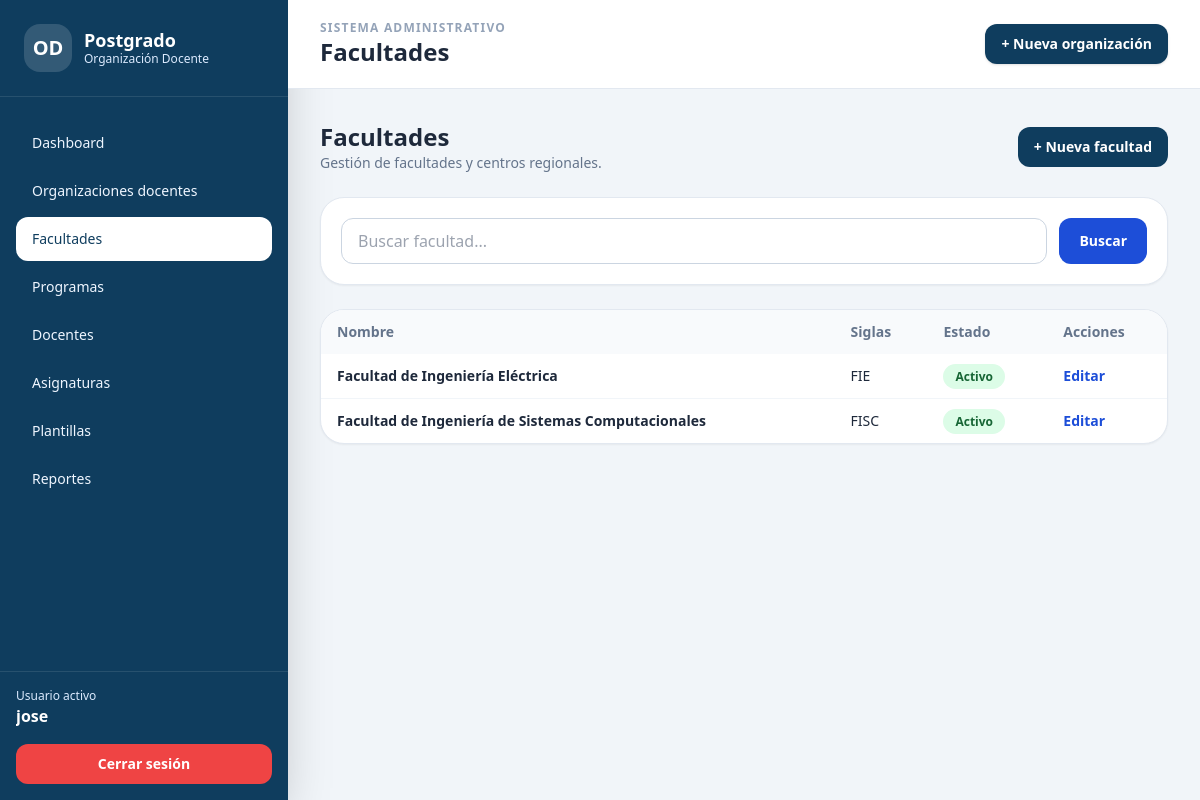
The app's page /facultades/ (signed in), older data.
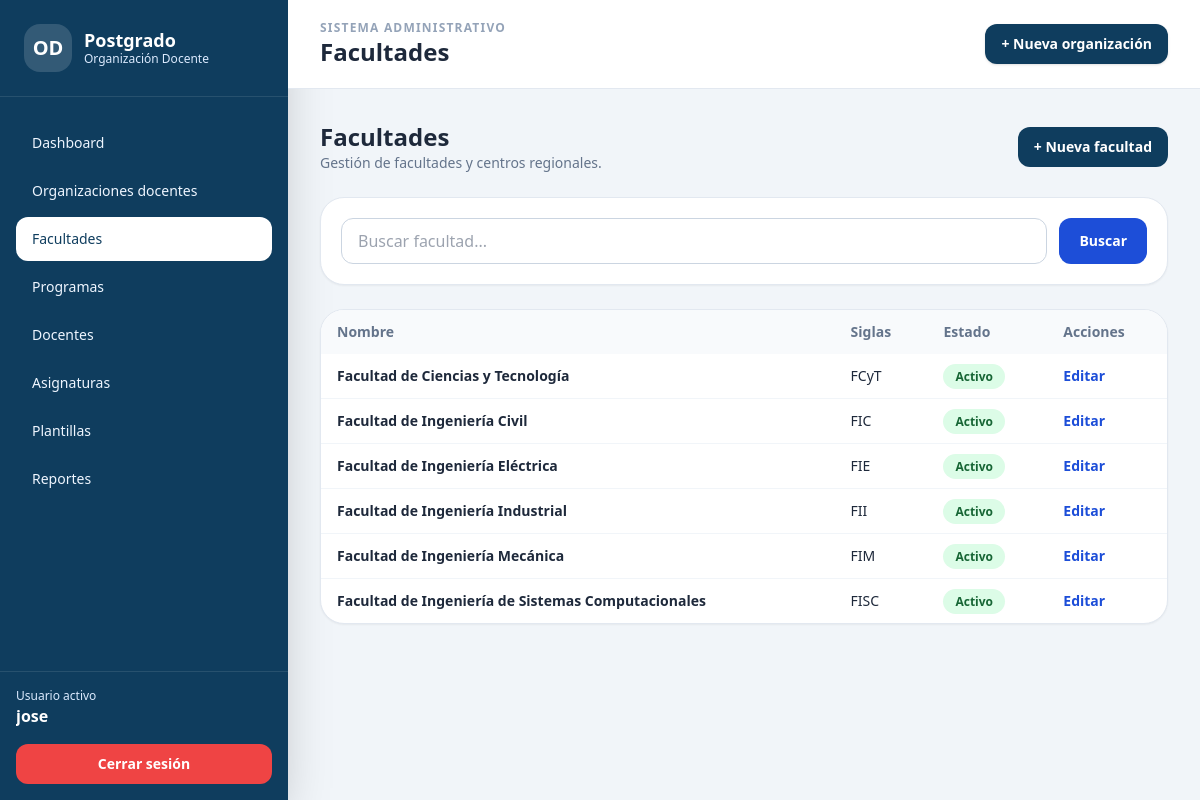
The same page, newer data.
### organizacion_docente/models.py (models this page shows, shortened)
class ModeloBase(models.Model):
    creado_en = models.DateTimeField(auto_now_add=True)
    actualizado_en = models.DateTimeField(auto_now=True)
    class Meta:
        abstract = True

class Facultad(ModeloBase):
    nombre = models.CharField(
        max_length=150,
        unique=True,
        verbose_name="Nombre de la facultad"
    )
    siglas = models.CharField(
        max_length=20,
        blank=True,
        null=True,
        verbose_name="Siglas"
    )
    activo = models.BooleanField(
        default=True,
        verbose_name="Activo"
    )
    class Meta:
        verbose_name = "Facultad"
        verbose_name_plural = "Facultades"
        ordering = ["nombre"]

### organizacion_docente/views.py (the view)
@login_required
def facultad_listado(request):
    facultades = Facultad.objects.all().order_by("nombre")
    q = request.GET.get("q")
    if q:
        facultades = facultades.filter(
            Q(nombre__icontains=q)
            | Q(siglas__icontains=q)
        )
    page_obj = paginar_queryset(request, facultades, cantidad=15)
    context = {
        "titulo": "Facultades",
        "facultades": page_obj,
        "page_obj": page_obj,
        "q": q,
    }
    return render(
        request,
        "organizacion_docente/facultad_list.html",
        context
    )

### organizacion_docente/views.py (called while the page is built)
def paginar_queryset(request, queryset, cantidad=15):
    paginator = Paginator(queryset, cantidad)
    numero_pagina = request.GET.get("page")
    return paginator.get_page(numero_pagina)

### templates/organizacion_docente/facultad_list.html (shortened to what this page needs)
{% extends "base.html" %}
{% block header %}Facultades{% endblock %}
{% block content %}
<div class="flex items-center justify-between mb-6">
    <div>
        <h3 class="text-2xl font-black text-slate-800">Facultades</h3>
        <p class="text-sm text-slate-500">Gestión de facultades y centros regionales.</p>
    </div>
    <a href="{% url 'facultad_crear' %}" class="rounded-xl bg-[#0f3d5e] px-4 py-2.5 text-sm font-bold text-white hover:bg-[#115b83]">
        + Nueva facultad
    </a>
</div>
<div class="bg-white rounded-3xl border border-slate-200 shadow-sm p-5 mb-6">
    <form method="get" class="flex gap-3">
        <input type="text" name="q" value="{{ q|default:'' }}" placeholder="Buscar facultad..."
               class="w-full rounded-xl border border-slate-300 px-4 py-2.5 focus:ring-2 focus:ring-blue-200">
        <button class="rounded-xl bg-blue-700 px-5 py-2.5 text-sm font-bold text-white">Buscar</button>
    </form>
</div>
<div class="bg-white rounded-3xl border border-slate-200 shadow-sm overflow-hidden">
    <table class="min-w-full text-sm">
        <thead class="bg-slate-50 text-left text-slate-500">
            <tr>
                <th class="px-4 py-3">Nombre</th>
                <th class="px-4 py-3">Siglas</th>
                <th class="px-4 py-3">Estado</th>
                <th class="px-4 py-3">Acciones</th>
            </tr>
        </thead>
        <tbody class="divide-y divide-slate-100">
            {% for item in facultades %}
                <tr>
                    <td class="px-4 py-3 font-bold">{{ item.nombre }}</td>
                    <td class="px-4 py-3">{{ item.siglas|default:"-" }}</td>
                    <td class="px-4 py-3">
                        {% if item.activo %}
                            <span class="rounded-full bg-green-100 text-green-800 px-3 py-1 text-xs font-bold">Activo</span>
                        {% else %}
                            <span class="rounded-full bg-red-100 text-red-800 px-3 py-1 text-xs font-bold">Inactivo</span>
                        {% endif %}
                    </td>
                    <td class="px-4 py-3">
                        <a href="{% url 'facultad_editar' item.pk %}" class="font-bold text-blue-700 hover:underline">Editar</a>
                    </td>
                </tr>
            {% empty %}
                <tr>
                    <td colspan="4" class="px-4 py-8 text-center text-slate-500">No hay facultades registradas.</td>
                </tr>
            {% endfor %}
        </tbody>
    </table>
</div>
{% endblock %}

### templates/base.html (shortened to what this page needs)
{% load static %}
<!DOCTYPE html>
<html lang="es">
<head>
    <script src="https://cdn.tailwindcss.com"></script>
</head>
<body class="bg-slate-100 text-slate-800">
<div class="min-h-screen flex">
    <aside class="hidden lg:flex lg:w-72 lg:flex-col bg-[#0f3d5e] text-white shadow-2xl">
        <div class="p-6 border-b border-white/10">
            <div class="flex items-center gap-3">
                <div class="w-12 h-12 rounded-2xl bg-white/15 flex items-center justify-center font-black text-xl">
                    OD
                </div>
                <div>
                    <h1 class="font-black text-lg leading-tight">Postgrado</h1>
                    <p class="text-xs text-blue-100">Organización Docente</p>
                </div>
            </div>
        </div>
        <nav class="flex-1 px-4 py-6 space-y-1 text-sm font-medium">
            <a href="{% url 'dashboard' %}"
               class="block px-4 py-3 rounded-xl {% if request.resolver_match.url_name == 'dashboard' %}bg-white text-[#0f3d5e]{% else %}hover:bg-white/10 text-blue-50{% endif %}">
                Dashboard
            </a>
            <a href="{% url 'organizacion_listado' %}"
               class="block px-4 py-3 rounded-xl {% if 'organizacion' in request.resolver_match.url_name %}bg-white text-[#0f3d5e]{% else %}hover:bg-white/10 text-blue-50{% endif %}">
                Organizaciones docentes
            </a>
            <a href="{% url 'facultad_listado' %}"
               class="block px-4 py-3 rounded-xl {% if 'facultad' in request.resolver_match.url_name %}bg-white text-[#0f3d5e]{% else %}hover:bg-white/10 text-blue-50{% endif %}">
                Facultades
            </a>
            <a href="{% url 'programa_listado' %}"
               class="block px-4 py-3 rounded-xl {% if 'programa' in request.resolver_match.url_name %}bg-white text-[#0f3d5e]{% else %}hover:bg-white/10 text-blue-50{% endif %}">
                Programas
            </a>
            <a href="{% url 'docente_listado' %}"
               class="block px-4 py-3 rounded-xl {% if 'docente' in request.resolver_match.url_name %}bg-white text-[#0f3d5e]{% else %}hover:bg-white/10 text-blue-50{% endif %}">
                Docentes
            </a>
            <a href="{% url 'asignatura_listado' %}"
               class="block px-4 py-3 rounded-xl {% if 'asignatura' in request.resolver_match.url_name %}bg-white text-[#0f3d5e]{% else %}hover:bg-white/10 text-blue-50{% endif %}">
                Asignaturas
            </a>
            <a href="{% url 'plantilla_listado' %}"
               class="block px-4 py-3 rounded-xl {% if 'plantilla' in request.resolver_match.url_name %}bg-white text-[#0f3d5e]{% else %}hover:bg-white/10 text-blue-50{% endif %}">
                Plantillas
            </a>
            <a href="{% url 'reportes' %}"
               class="block px-4 py-3 rounded-xl {% if request.resolver_match.url_name == 'reportes' %}bg-white text-[#0f3d5e]{% else %}hover:bg-white/10 text-blue-50{% endif %}">
                Reportes
            </a>
        </nav>
        <div class="p-4 border-t border-white/10">
            <p class="text-xs text-blue-100">Usuario activo</p>
            <p class="font-bold text-white truncate">{{ request.user.username }}</p>
            <form method="post" action="{% url 'logout' %}" class="mt-4">
                <button class="w-full rounded-xl bg-red-500 px-4 py-2.5 text-sm font-bold text-white hover:bg-red-600 transition">
                    Cerrar sesión
                </button>
            </form>
        </div>
    </aside>
    <main class="flex-1 min-w-0">
        <header class="bg-white border-b border-slate-200 px-4 md:px-8 py-5 sticky top-0 z-20">
            <div class="flex items-center justify-between gap-4">
                <div>
                    <p class="text-xs uppercase tracking-widest text-slate-400 font-bold">
                        Sistema administrativo
                    </p>
                    <h2 class="text-xl md:text-2xl font-black text-slate-800">
                        {% block header %}Control de Organización Docente{% endblock %}
                    </h2>
                </div>
                <a href="{% url 'organizacion_crear' %}"
                   class="hidden md:inline-flex items-center rounded-xl bg-[#0f3d5e] px-4 py-2.5 text-sm font-bold text-white hover:bg-[#115b83] shadow">
                    + Nueva organización
                </a>
            </div>
        </header>
        <section class="p-4 md:p-8">
            {% block content %}{% endblock %}
        </section>
    </main>
</div>
</body>
</html>

Row changes from the older to the newer data that the page shows:
added Facultad: nombre "Facultad de Ciencias y Tecnología", siglas "FCyT", activo "Activo"
added Facultad: nombre "Facultad de Ingeniería Civil", siglas "FIC", activo "Activo"
added Facultad: nombre "Facultad de Ingeniería Industrial", siglas "FII", activo "Activo"
added Facultad: nombre "Facultad de Ingeniería Mecánica", siglas "FIM", activo "Activo"
